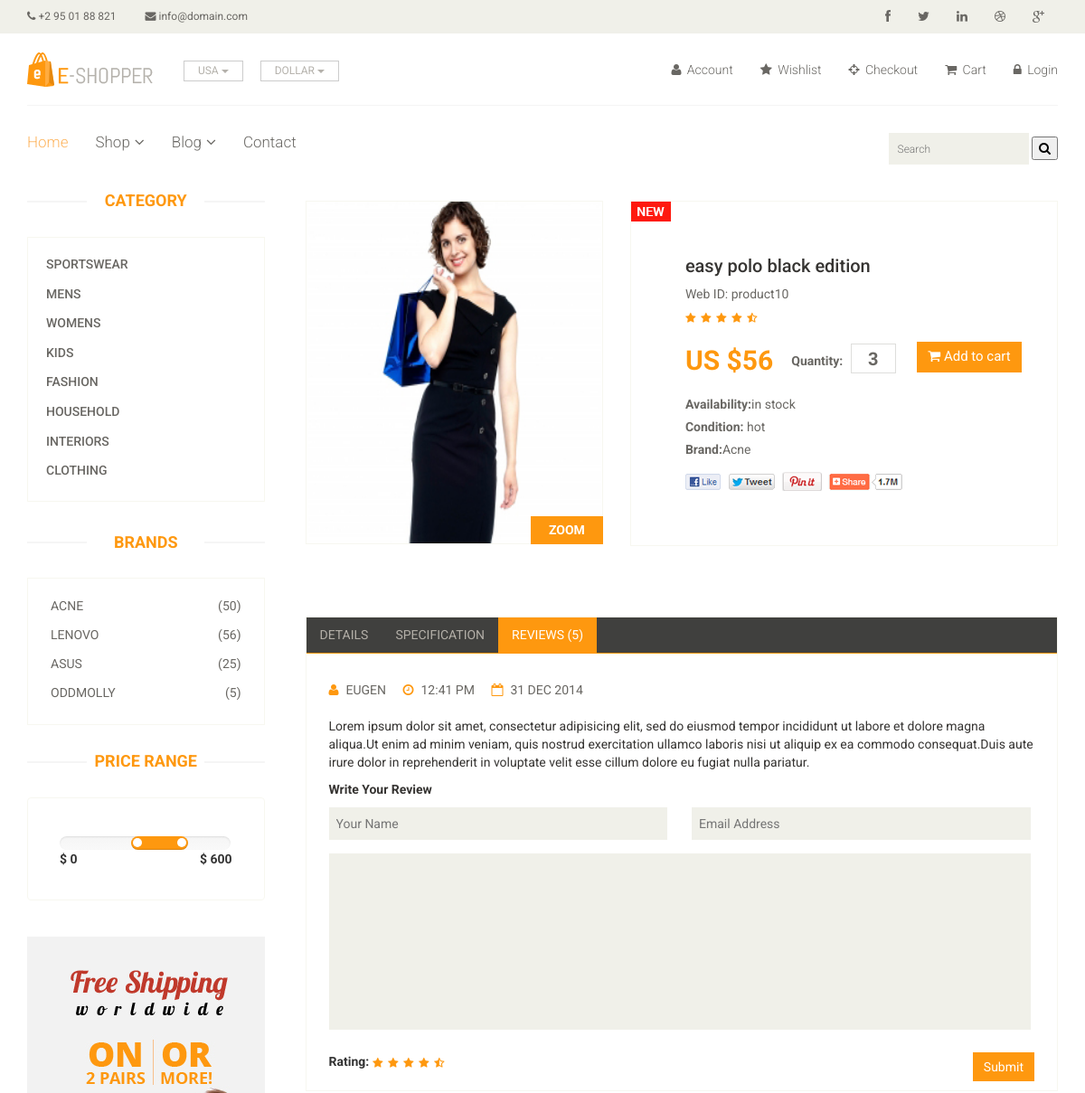
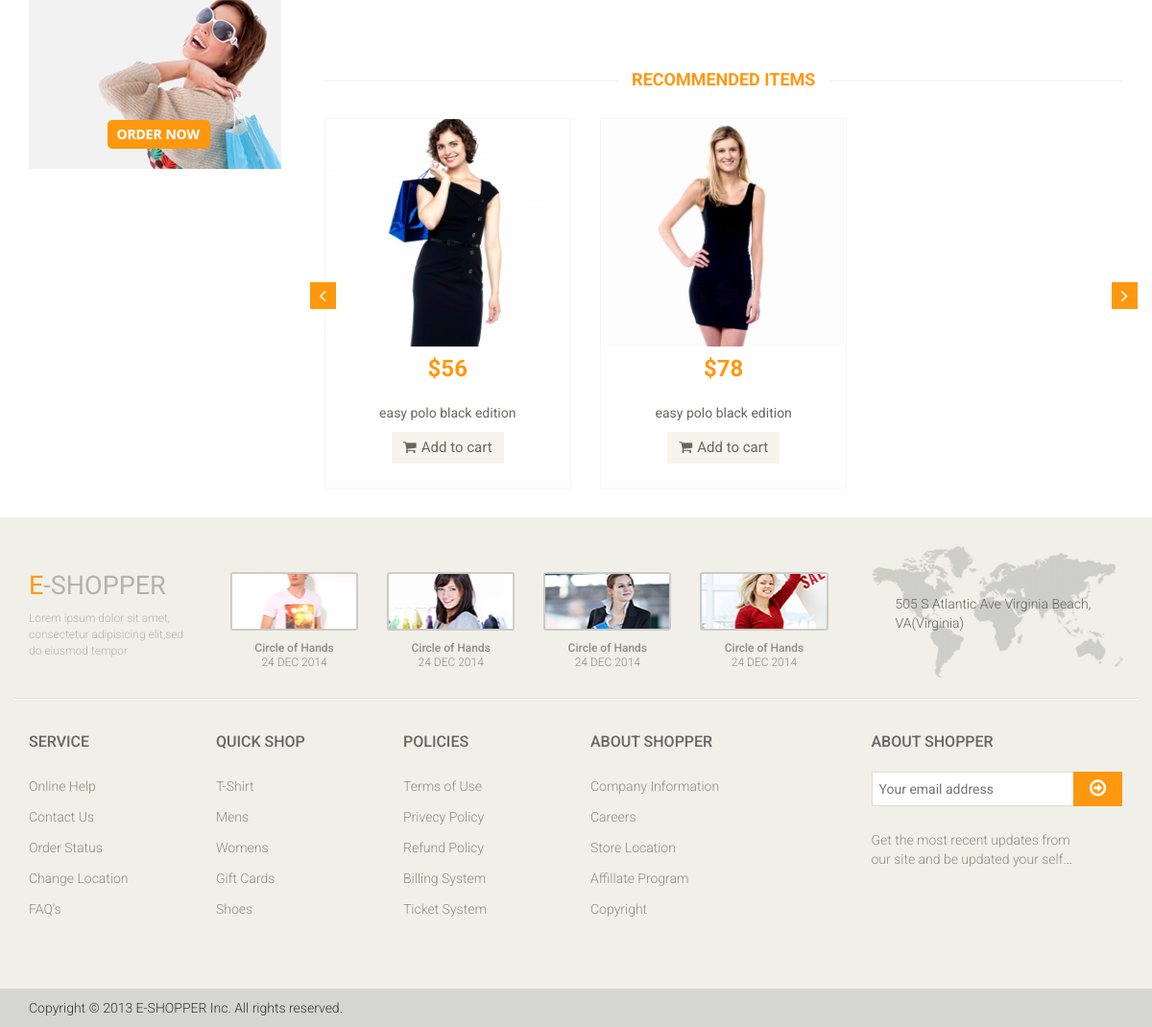
The page /product/product10 on the database its author committed (2 pictures, top to bottom).
### home/models.py (models this page shows, shortened)
class Category(models.Model):
    name = models.CharField(max_length=200)
    slug = models.CharField(max_length=500 , unique = True)

class Brand(models.Model):
    name = models.CharField(max_length = 200)
    image = models.ImageField(upload_to='media' , blank=True)
    numbers_of_products = models.IntegerField(default = 1)
    slug = models.CharField(max_length=500 , blank = True)
    def __str__(self):
        return self.name

class Product(models.Model):
    name = models.CharField(max_length=200)
    price = models.IntegerField()
    discounted_price = models.IntegerField(default=0)
    image = models.ImageField(upload_to='media')
    description = models.TextField(blank=True)
    specification = models.TextField(blank = True)
    category = models.ForeignKey(Category, on_delete = models.CASCADE)
    brand = models.ForeignKey(Brand,on_delete=models.CASCADE)
    stock = models.CharField(choices = STOCK , max_length=50)
    labels = models.CharField(choices = LABELS , max_length=50 , blank=True)
    slug = models.CharField(max_length= 500 , blank = True)

### home/views.py (the view)
# urls.py: path('product/<slug>', ProductDetails.as_view() , name='product'),
class ProductDetails(Base):
    def get(self,request,slug):
        self.views['product_details'] = Product.objects.filter(slug = slug)
        product_category = Product.objects.get(slug = slug).category_id
        self.views['related_products'] = Product.objects.filter(category_id = product_category)
        return render(request,"product-details.html",self.views)

### templates/product-details.html (shortened to what this page needs)
{% extends 'base.html' %}
{%block content%}
{%load static%}
	<section>
		<div class="container">
			<div class="row">
				<div class="col-sm-3">
					<div class="left-sidebar">
						<h2>Category</h2>
						<div class="panel-group category-products" id="accordian">
							{%for cat in categories%}
							<div class="panel panel-default">
								<div class="panel-heading">
									<h4 class="panel-title"><a href="/category/{{cat.slug}}">{{cat.name}}</a></h4>
								</div>
							</div>
							{%endfor%}
						</div>
						<div class="brands_products">
							<h2>Brands</h2>
							<div class="brands-name">
								<ul class="nav nav-pills nav-stacked">
									{%for brand in brands %}
									<li><a href="/brand/{{brand.slug}}"> <span class="pull-right">({{brand.numbers_of_products}})</span>{{brand.name}}</a></li>
									{%endfor%}
								</ul>
							</div>
						</div>
						<div class="price-range">
							<h2>Price Range</h2>
							<div class="well">
								 <input type="text" class="span2" value="" data-slider-min="0" data-slider-max="600" data-slider-step="5" data-slider-value="[250,450]" id="sl2" ><br />
								 <b>$ 0</b> <b class="pull-right">$ 600</b>
							</div>
						</div>
						<div class="shipping text-center">
							<img src="{% static 'images/home/shipping.jpg' %}" alt="" />
						</div>
					</div>
				</div>
				{%for product in product_details%}
				<div class="col-sm-9 padding-right">
					<div class="product-details">
						<div class="col-sm-5">
							<div class="view-product">
								<img src="{{product.image.url}}" alt="" />
								<h3>ZOOM</h3>
							</div>
						</div>
						<div class="col-sm-7">
							<div class="product-information">
								<img src="{% static 'images/product-details/new.jpg' %}" class="newarrival" alt="" />
								<h2>{{product.name}}</h2>
								<p>Web ID: {{product.slug}}</p>
								<img src="{% static 'images/product-details/rating.png' %}" alt="" />
								<span>
									<span>US ${{product.price}}</span>
									<label>Quantity:</label>
									<input type="text" value="3" />
									<button type="button" class="btn btn-fefault cart">
										<i class="fa fa-shopping-cart"></i>
										Add to cart
									</button>
								</span>
								<p><b>Availability:</b>{{product.stock}}</p>
								<p><b>Condition:</b> {{product.labels}}</p>
								<p><b>Brand:</b>{{product.brand}}</p>
								<a href=""><img src="{% static 'images/product-details/share.png' %}" class="share img-responsive"  alt="" /></a>
							</div>
						</div>
					</div>
					<div class="category-tab shop-details-tab">
						<div class="col-sm-12">
							<ul class="nav nav-tabs">
								<li ><a href="#details" data-toggle="tab">Details</a></li>
								<li><a href="#specification" data-toggle="tab">Specification</a></li>
								<li class="active"><a href="#reviews" data-toggle="tab">Reviews (5)</a></li>
							</ul>
						</div>
						<div class="tab-content">
							<div class="tab-pane fade active in" id="reviews" >
								<div class="col-sm-12">
									<ul>
										<li><a href=""><i class="fa fa-user"></i>EUGEN</a></li>
										<li><a href=""><i class="fa fa-clock-o"></i>12:41 PM</a></li>
										<li><a href=""><i class="fa fa-calendar-o"></i>31 DEC 2014</a></li>
									</ul>
									<p>Lorem ipsum dolor sit amet, consectetur adipisicing elit, sed do eiusmod tempor incididunt ut labore et dolore magna aliqua.Ut enim ad minim veniam, quis nostrud exercitation ullamco laboris nisi ut aliquip ex ea commodo consequat.Duis aute irure dolor in reprehenderit in voluptate velit esse cillum dolore eu fugiat nulla pariatur.</p>
									<p><b>Write Your Review</b></p>
									</div>
									<form action="#">
										<span>
											<input type="text" placeholder="Your Name"/>
											<input type="email" placeholder="Email Address"/>
										</span>
										<textarea name="" ></textarea>
										<b>Rating: </b> <img src="images/product-details/rating.png" alt="" />
										<button type="button" class="btn btn-default pull-right">
											Submit
										</button>
									</form>
							</div>
						</div>
					</div>
					<div class="recommended_items">
						<h2 class="title text-center">recommended items</h2>
						<div id="recommended-item-carousel" class="carousel slide" data-ride="carousel">
							<div class="carousel-inner">
								<div class="item active">
									{%for related_product in related_products%}
									<div class="col-sm-4">
										<div class="product-image-wrapper">
											<div class="single-products">
												<div class="productinfo text-center">
													<img src="{{related_product.image.url}}" alt="" />
													<h2>${{related_product.price}}</h2>
													<p>{{related_product.name}}</p>
													<button type="button" class="btn btn-default add-to-cart"><i class="fa fa-shopping-cart"></i>Add to cart</button>
												</div>
											</div>
										</div>
									</div>
									{%endfor%}
								</div>
							</div>
							 <a class="left recommended-item-control" href="#recommended-item-carousel" data-slide="prev">
								<i class="fa fa-angle-left"></i>
							  </a>
							  <a class="right recommended-item-control" href="#recommended-item-carousel" data-slide="next">
								<i class="fa fa-angle-right"></i>
							  </a>
						</div>
					</div>
				</div>
				{%endfor%}
			</div>
		</div>
	</section>
{%endblock%}

### rows shown on the page
Category: name "SPORTSWEAR"
Category: name "MENS"
Category: name "WOMENS"
Category: name "KIDS"
Category: name "FASHION"
Category: name "HOUSEHOLD"
Category: name "INTERIORS"
Category: name "CLOTHING"
Brand: numbers_of_products "50", name "ACNE"
Brand: numbers_of_products "56", name "LENOVO"
Brand: numbers_of_products "25", name "ASUS"
Brand: numbers_of_products "5", name "ODDMOLLY"
Product: image (picture), name "easy polo black edition", slug "product10", price "56", stock "in stock", labels "hot", brand "Acne"
Product: image (picture), price "78", name "easy polo black edition"
